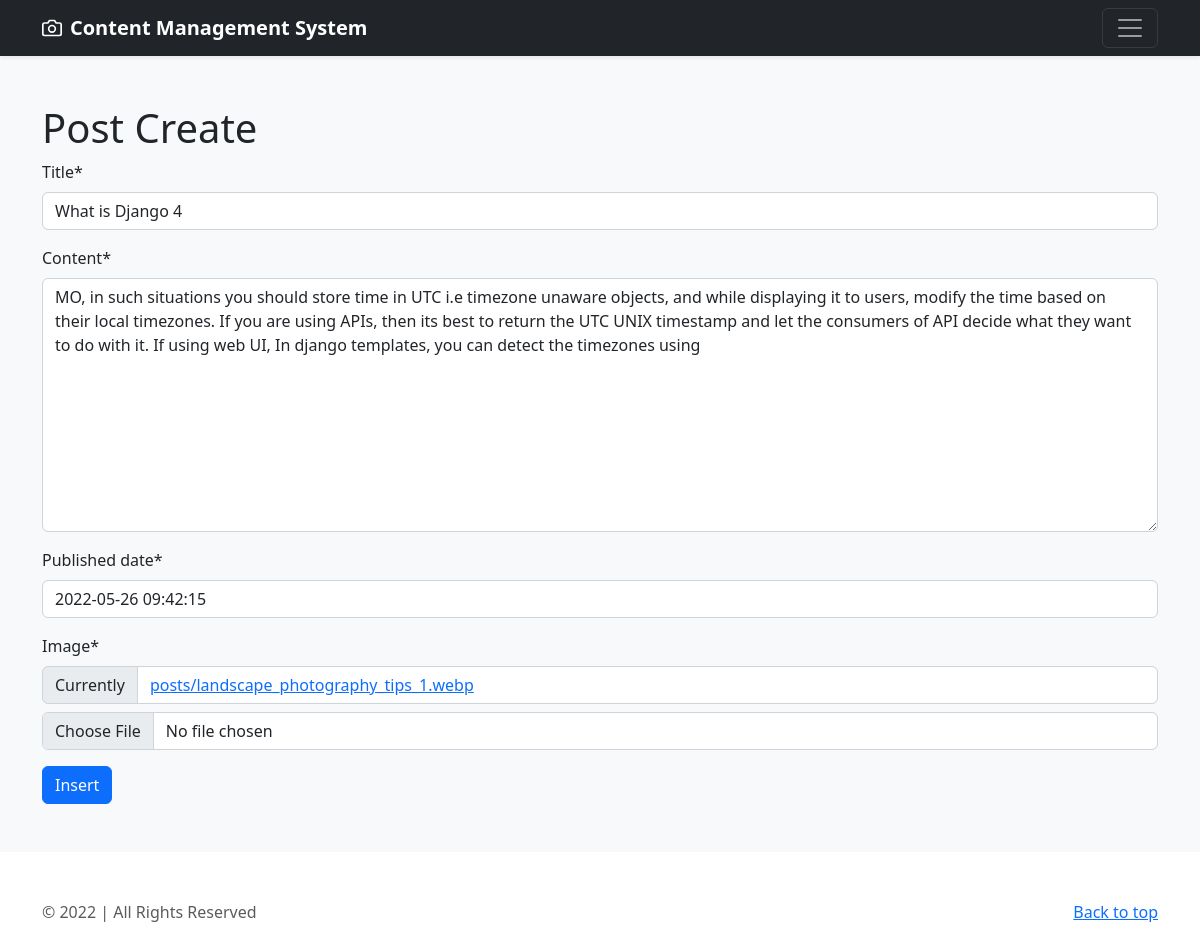
Screenshot of /editpost/3 with the database file from the repository.
### blog/models.py (models this page shows, shortened)
class Post(models.Model):
    title = models.CharField(max_length=50)
    content = models.TextField()
    published_date = models.DateTimeField(default=timezone.now())
    image = models.ImageField(upload_to="posts/", default="posts/default.png")

### blog/views.py (the view)
# urls.py: path('editpost/<int:pk>', editpost, name="editpost"),
def editpost(request, pk):
    post = get_object_or_404(Post, pk=pk)
    if request.method == "POST":
        form = PostForm(request.POST, request.FILES, instance=post)
        if form.is_valid():
            post = form.save(commit=False)
            post.published_date = timezone.now()
            post.save()
            return redirect('post', pk=post.pk)
    else:
        form = PostForm(instance=post)
    return render(request, "blog/post_create.html", {'form': form})

### blog/forms.py
class PostForm(forms.ModelForm):
    class Meta:
        model = Post
        fields = '__all__'

### blog/templates/blog/post_create.html (shortened to what this page needs)
{% extends 'base.html' %}
{% load crispy_forms_tags %}
{% block content %}
 <div class="album py-5 bg-light">
    <div class="container">
      <div class="row g-3">
          <div class="col">
<h1>Post Create</h1>
    <form method="POST" enctype="multipart/form-data">{% csrf_token %}
    {{ form|crispy }}
        <input type="submit" class="btn btn-primary" value="Insert">
    </form>
</div>
      </div>
    </div>
 </div>
{% endblock %}

### rows the page displays
Post: title "What is Django 4", content "MO, in such situations you should store time in UTC i.e timezone unaware objects, and while displaying it to users, modify the time based on their local timezones. If you are using APIs, then its best to return the UTC UNIX timestamp and let the consumers of API decide what they want to do with it. If using web UI, In django templates, you can detect the timezones using", published_date "2022-05-26 09:42:15"
